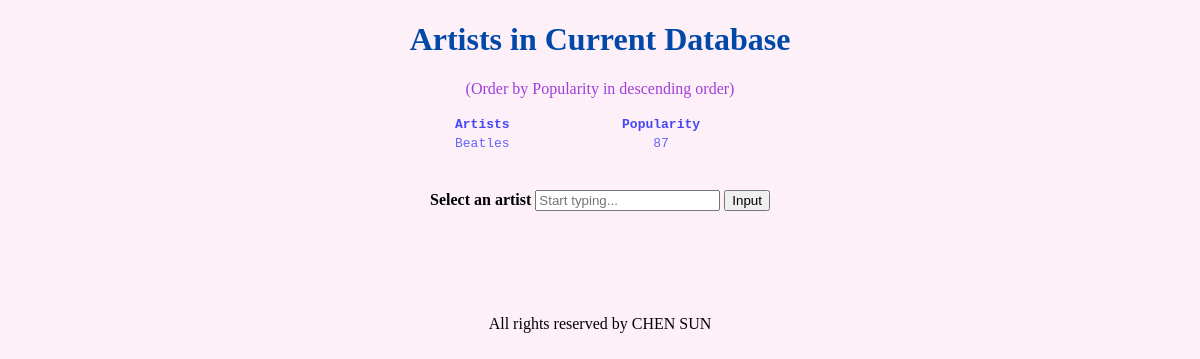
/, run on an earlier commit of the app's database.
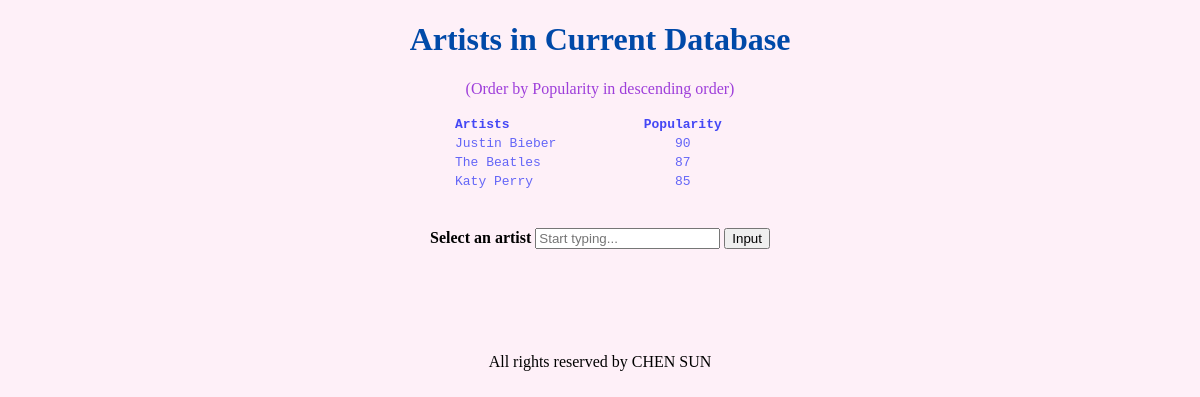
And on a later commit of the database.
### tables this page shows
CREATE TABLE 'Artists'(
                'Id' INTEGER PRIMARY KEY AUTOINCREMENT,
                'Name' TEXT,
                'Genre' TEXT,
                'Popularity' INTEGER
            );

### app/main/main.py (the view)
@main.route('/')
def home():
    artists = get_artists()
    return render_template('index.html', artists = artists)

### database_function.py (called while the page is built)
def get_artists():
    try:
        conn = sqlite3.connect(DB_NAME)
    except:
        sys.exit(1)
    cur = conn.cursor()
    statement = '''
        SELECT DISTINCT(Name), Popularity
        FROM Artists
        ORDER BY Popularity DESC
    '''
    cur.execute(statement)
    artists_list = cur.fetchall()
    conn.close()
    return artists_list

### app/templates/index.html (shortened to what this page needs)
<!DOCTYPE html>
<html>
    <head>
        <link rel="stylesheet" type="text/css" href="{{ url_for('static', filename='style.css') }}"/>
    </head>
    <body>
        <center>
        <div class="content">
            <label>
                <h1>Artists in Current Database</h1>
                <p style = "color: rgba(139, 28, 212, 0.836)"> (Order by Popularity in descending order) </p>
                {% if artists %}
                <table style="width:25%">
                    <tr>
                        <th align="left">Artists</th>
                        <th>Popularity</th>
                    </tr>
                    {% for i in artists %}
                    <tr>
                        <td>{{i[0]}}</td>
                        <td align="center">{{i[1]}}</td>
                    </tr>
                    {% endfor %}
                </table>
                {% endif %}
            </label>
            <br><br>
            <form action="/info" method="GET">
                <label>
                    <b>Select an artist</b>
                    <input name="artist_name" type="text" placeholder="Start typing..." />
                </label>
                <button type="submit">Input</button>
            </form>
        </div>
        </center>
    </body>
    <center>
        <footer>
        <br><br><br><br>
        <p>All rights reserved by CHEN SUN</p>
        </footer>
    </center>
</html>

What changed in the data, as far as the page shows it:
added Artists: Name "Justin Bieber", Popularity "90"
changed Artists: Name "Beatles" → "The Beatles"
added Artists: Name "Katy Perry", Popularity "85"
